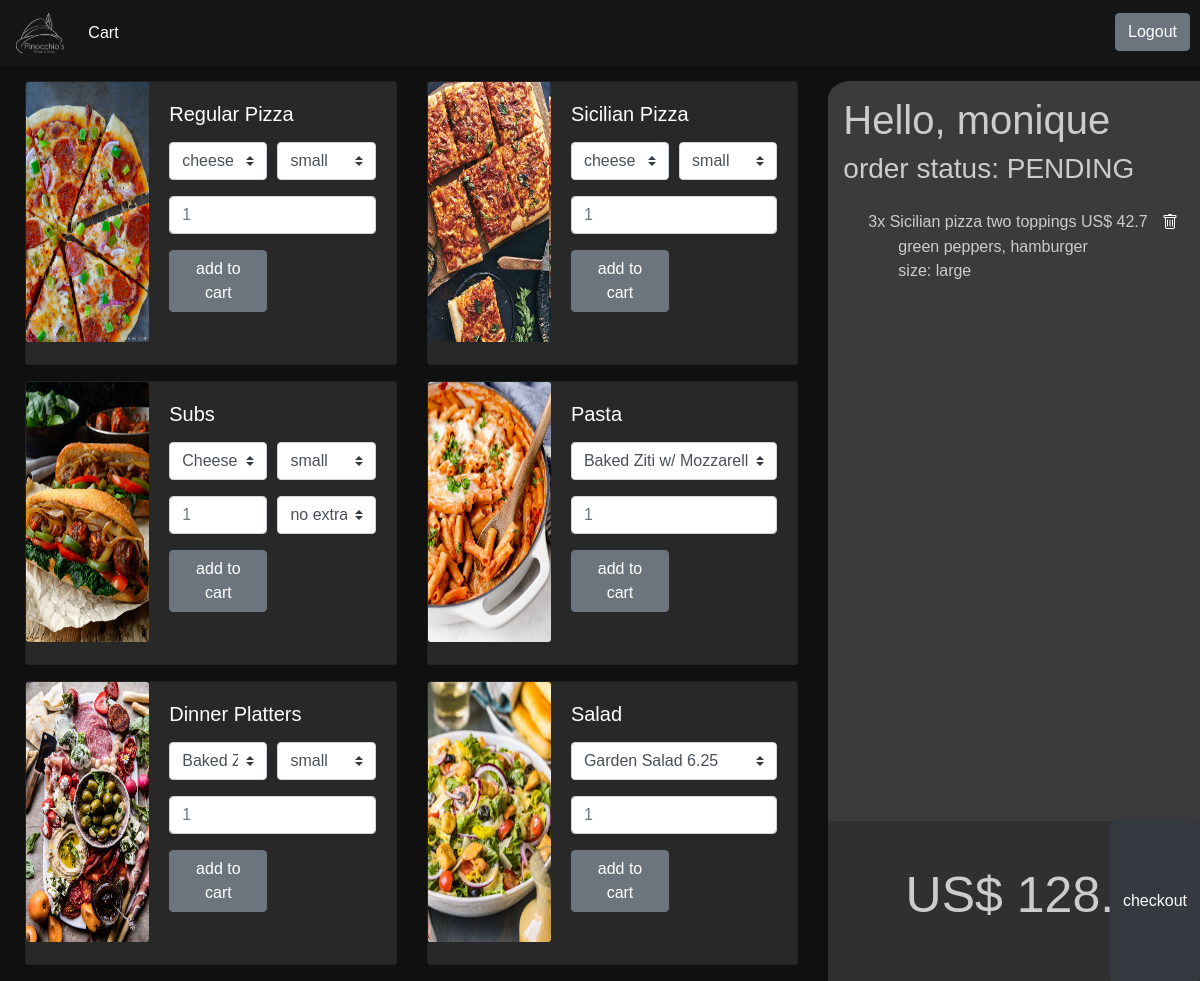
The app's page / (signed in), older data.
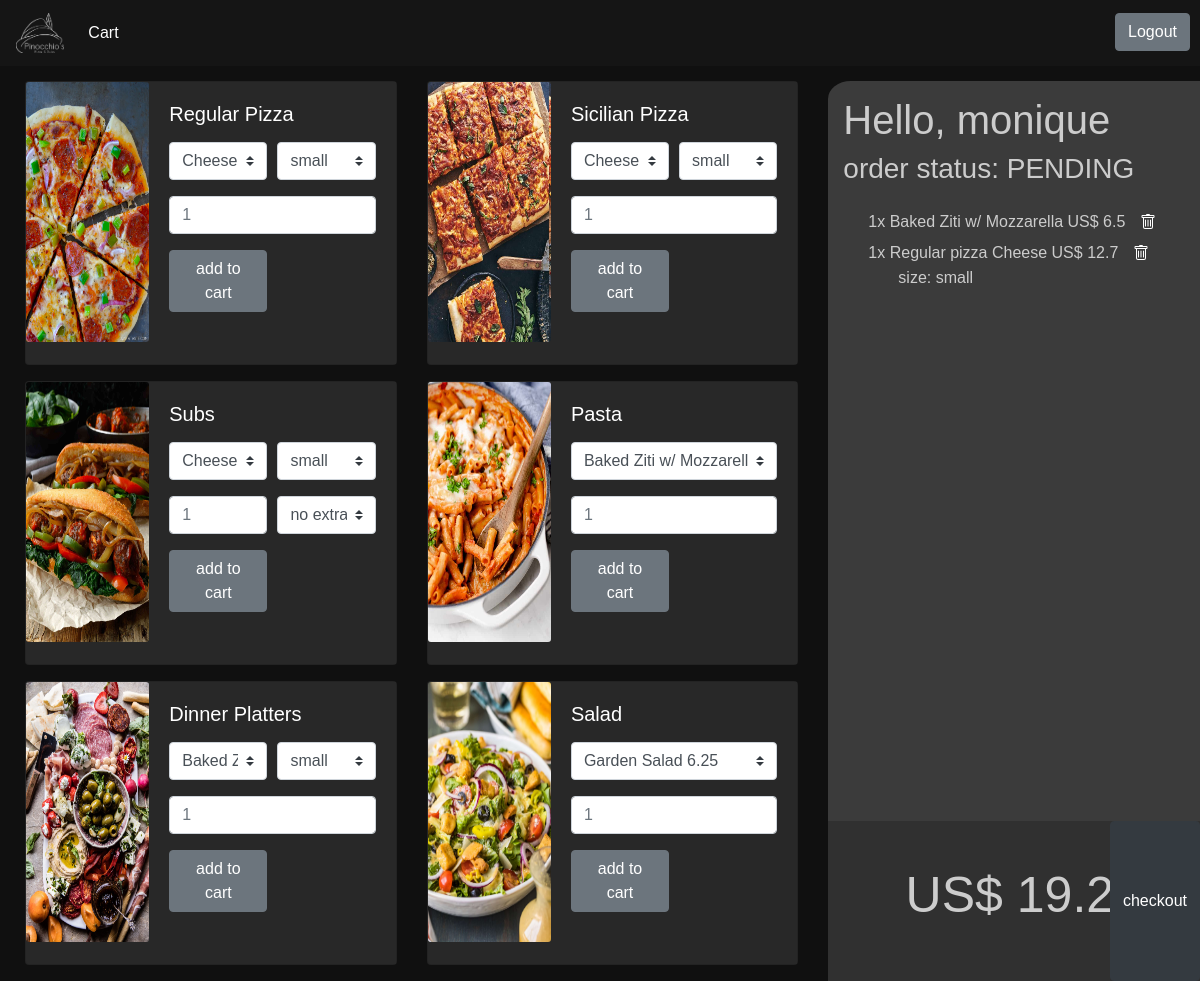
The same page, newer data.
### orders/models.py (models this page shows, shortened)
class OrderItem(models.Model):
    quantity = models.PositiveIntegerField(default=1)
    order = models.ForeignKey(Order, on_delete=models.CASCADE)
    content_type = models.ForeignKey(ContentType, on_delete=models.CASCADE)
    object_id = models.PositiveIntegerField()
    content_object = GenericForeignKey()
    price = models.FloatField(null=True)
    size = models.ForeignKey(Size, null=True ,on_delete=models.CASCADE)
    extras = models.CharField(max_length=30, blank=True)

class Pizza(models.Model):
    base = models.ForeignKey(PizzaBaseType, on_delete=models.CASCADE, null=True)
    toppings = models.ForeignKey(PizzaTopping, on_delete=models.CASCADE, null=True)
    small = models.FloatField(default=0.0)
    large = models.FloatField(default=0.0)
    def __str__(self):
        return f"{self.base} pizza\n{self.toppings}"

class PizzaBaseType(models.Model):
    base = models.CharField(max_length=20)
    def __str__(self):
        return f'{self.base}'

class PizzaTopping(models.Model):
    topping = models.CharField(max_length=20)
    def __str__(self):
        return f'{self.topping}'

class Size(models.Model):
    size = models.CharField(max_length=20)
    def __str__(self):
        return f'{self.size}'

class Pasta(models.Model):
    ingredients = models.CharField(max_length=64)
    price = models.FloatField(default=0.0)
    def __str__(self):
        return f"{self.ingredients}"

### orders/views.py (the view)
# urls.py: path("", views.index, name="index"),
def index(request):
    if not request.user.is_authenticated:
        context = generate_context(request, None, logged=False)
        return render(request, "orders/index.html", context)
    order = if_pending_order(request)
    context = generate_context(request, order, logged=True)
    return render(request, "orders/order_view.html", context)

### orders/models.py (called while the page is built)
    def __str__(self):
        return f"{self.name}"

    def __str__(self):
        return f"{self.ingredients}"

    def __str__(self):
        return f"{self.ingredients}"

### orders/views.py (called while the page is built)
def orderTotal(items):
    total = 0.0
    for item in items:
        if item.price != None:
            total += item.price * item.quantity
    return round(total, 2)

def if_pending_order(request):
    try:
        order = Order.objects.get(user=request.user, order_status='PENDING')
    except:
        order = Order.objects.create(user=request.user, order_status='PENDING')
        order.save()
    return order

### orders/templates/orders/order_view.html (shortened to what the changed rows need)
{% extends "orders/layout.html" %}
{% load static %}
{% block body %}
<div class="row" id="row_content">
    <div class="col-xs-12 col-md-8">
        <div class="row">
            <div class="col-xs-12 col-md-6">
                <div class="card mb-3">
                    <div class="row no-gutters">
                        <div class="col-md-8">
                            <div class="card-body">
                                <p class="card-text">
                                    <div class="form-row">
                                        <div class="col-md-6 mb-3">
                                            <select class="custom-select mr-sm-2" id="regular_toppings"
                                                name="regular_toppings">
                                                {% for topping in toppingOptions %}
                                                <option value="{{ topping }}">{{topping}}</option>
                                                {% endfor%}
                                            </select>
                                        </div>
                                    </div>
                                </p>
                            </div>
                        </div>
                    </div>
                </div>
            </div>
            <div class="col-xs-12 col-md-6">
                <div class="card mb-3">
                    <div class="row no-gutters">
                        <div class="col-md-8">
                            <div class="card-body">
                                <p class="card-text">
                                    <div class="form-row">
                                        <div class="col-md-6 mb-3">
                                            <select class="custom-select mr-sm-2" id="sicilian_toppings"
                                                name="sicilian_toppings">
                                                {% for topping in toppingOptions %}
                                                <option value="{{ topping }}">{{ topping }}</option>
                                                {% endfor%}
                                            </select>
                                        </div>
                                    </div>
                                </p>
                            </div>
                        </div>
                    </div>
                </div>
            </div>
        </div>
    </div>
    <div class="col-xs-12 col-md-4">
        <div class="container" id="cart">
            <h1>Hello, {{ user.username }}</h1>
            <div class="row" id="cart_row">
                <div class="col-xs-6 items_div" id="cart_items_div">
                    {%for item in items%}
                    <div class="{{item.id}}_item_div">
                        <div style="margin-top: 5px;">{{item.quantity}}x {{item.content_object}} US$ {{item.price}}
                            <button class="trash" id="{{item.id}}" onclick="deleteItem(this.id)">
                            </button>
                        </div>
                        <div class="size_div">{% if item.extras != None %}{{item.extras}} {% endif %}</div>
                        <div class="size_div">{% if item.size != None %}size: {{item.size}} {% endif %}</div>
                    </div>
                    {% endfor %}
                </div>
            </div>
            <div class="row" id="total_div">
                <h1 id="total">US$ <span class="totalPrice">{{totalPrice}}</span></h1>
            </div>
        </div>
    </div>
</div>
{% endblock%}

Row changes from the older to the newer data that the page shows:
removed OrderItem: quantity "3", content_object "Sicilian pizza two toppings", price "42.7", extras "green peppers, hamburger", size "large"
added OrderItem: quantity "1", content_object "Baked Ziti w/ Mozzarella", price "6.5"
added OrderItem: quantity "1", content_object "Regular pizza Cheese", price "12.7", size "small"
Text that changed along with them:
form field regular_toppings: "cheese" → "Cheese"
form field sicilian_toppings: "cheese" → "Cheese"
{{ totalPrice }}: "128.1" → "19.2"
